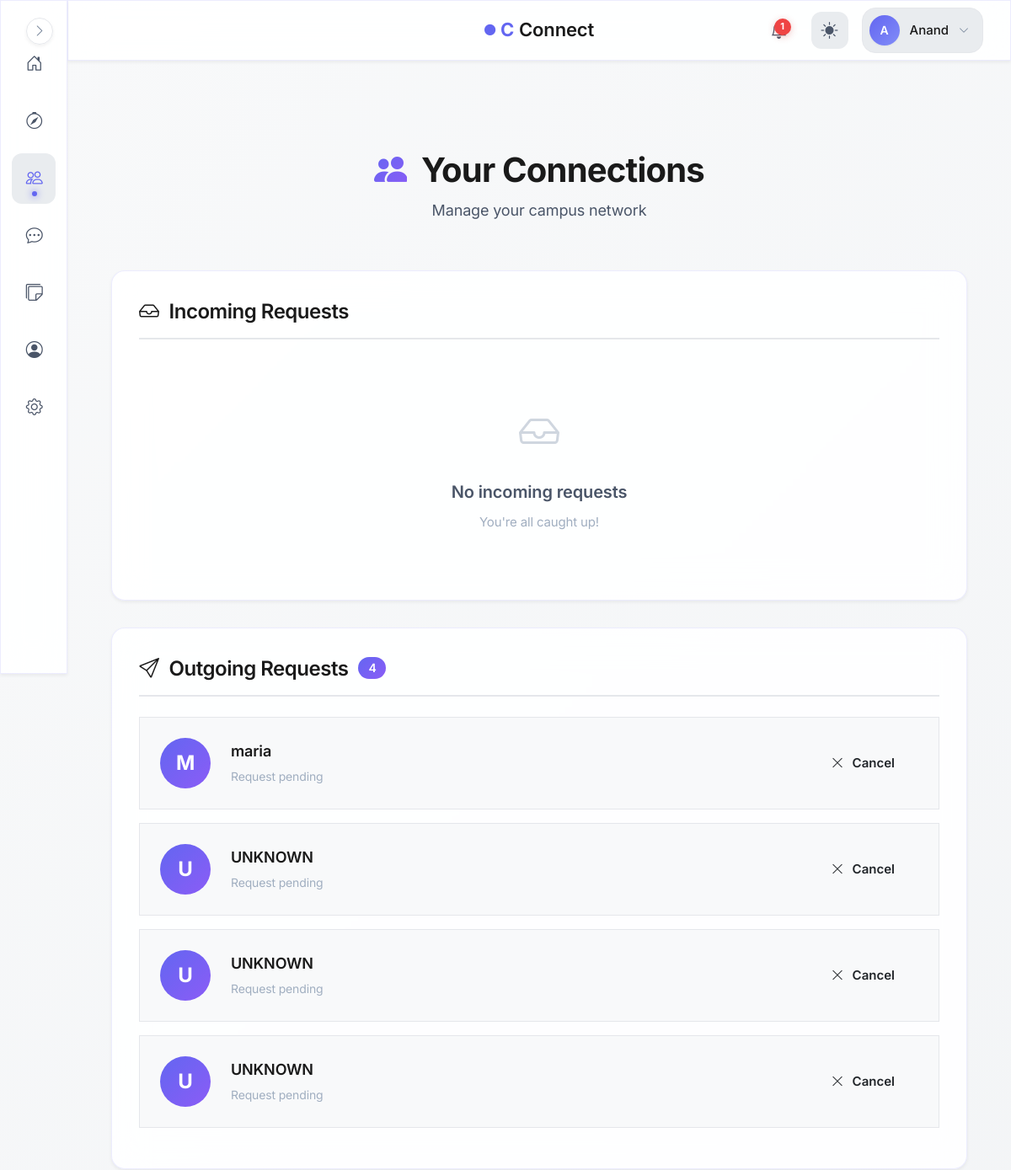
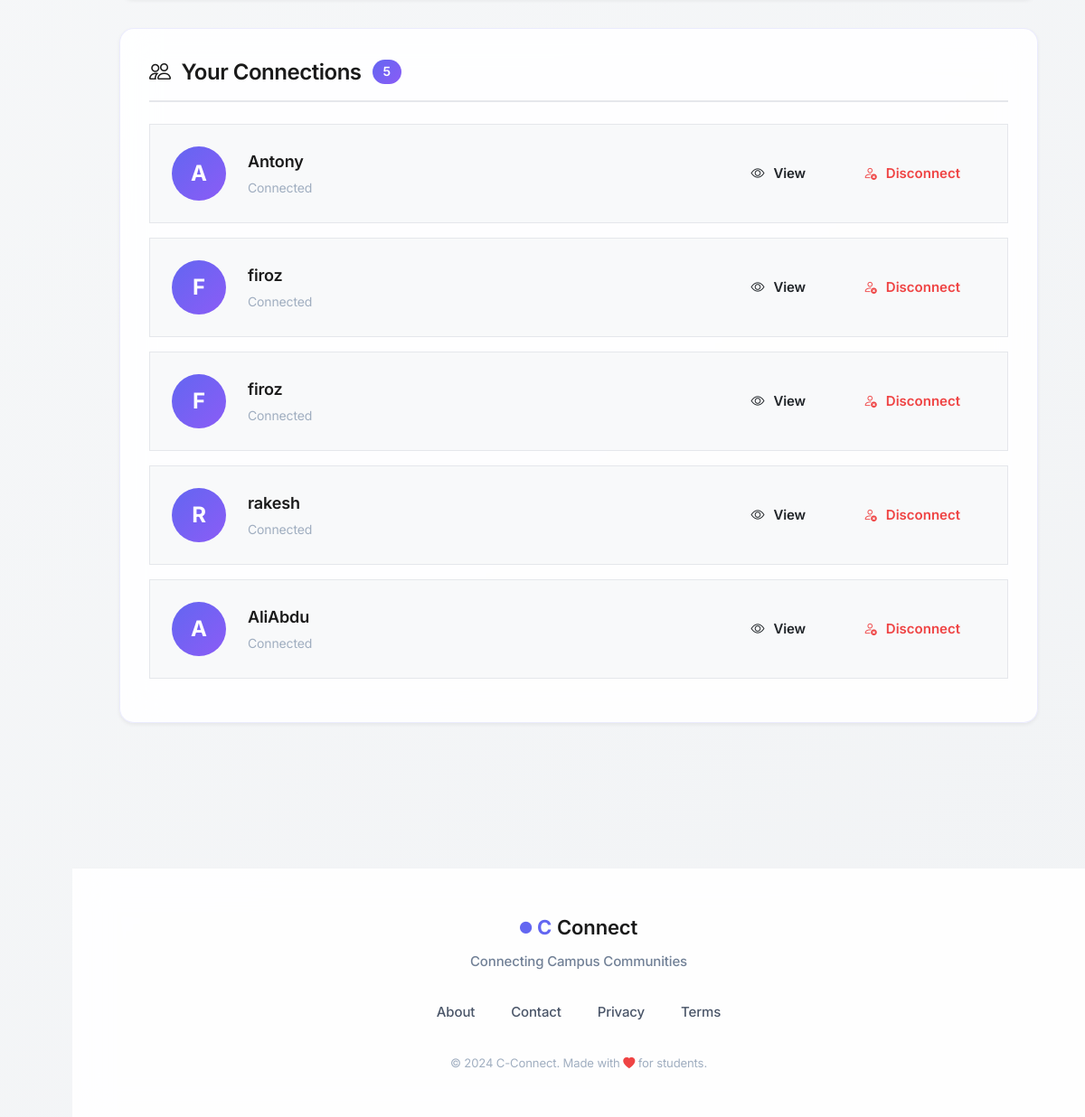
Screenshot of /connections (signed in) with the database file from the repository (2 pictures, top to bottom).
### models.py (models this page shows, shortened)
class User(UserMixin, db.Model):
    id = db.Column(db.Integer, primary_key=True, autoincrement=True)  # Unique identifier
    username = db.Column(db.String(100), nullable=False)  # Name of the user (later can add this unique if needed)
    email = db.Column(db.String(120), nullable=False, unique=True)  # Email of the user
    password = db.Column(db.String(200), nullable=False)  # Passwords not hashed yet (done in setup_db.py)
    created_at = db.Column(db.DateTime, default=db.func.now())  # Timestamp of account creation
    last_login = db.Column(db.DateTime, nullable=True)  # Timestamp of last login
    pass

class Connection(db.Model):
    id = db.Column(db.Integer, primary_key=True, autoincrement=True)
    user_id = db.Column(db.Integer, db.ForeignKey('user.id'), nullable=False)  # User who initiated the connection
    target_user_id = db.Column(db.Integer, db.ForeignKey('user.id'), nullable=False)  # User who is targetted to connect
    status = db.Column(db.String(20), nullable=False, default='pending')
    created_at = db.Column(db.DateTime, default=db.func.now()) #current_timestamp())
    __table_args__ = (
        db.UniqueConstraint('user_id', 'target_user_id', name='_user_target_uc'),
        db.Index('idx_target_user', 'target_user_id'),
    )
    user = db.relationship('User', foreign_keys=[user_id], backref='sent_requests')
    connected_user = db.relationship('User', foreign_keys=[target_user_id], backref='received_requests')

### blueprints/connections/routes.py (the view)
@connections.route('/connections')
@login_required
def connections_home():
    incoming = list_requests(current_user.id, 'incoming', 'pending', limit=50)
    outgoing = list_requests(current_user.id, 'outgoing', 'pending', limit=50)
    accepted = list_connections(current_user.id, limit=100)
    return render_template(
        'connections/list.html',
        incoming=incoming,
        outgoing=outgoing,
        accepted=accepted
    )

### blueprints/connections/templates/connections/list.html (shortened to what this page needs)
{% extends "base.html" %}
{% block body %}
<div class="container py-4">
    <div class="connections-header animate-on-scroll">
        <h1 class="connections-title">
            <i class="bi bi-people-fill me-2" style="background: linear-gradient(135deg, var(--primary-color), var(--accent-color)); -webkit-background-clip: text; -webkit-text-fill-color: transparent;"></i>
            Your Connections
        </h1>
        <p class="connections-subtitle">Manage your campus network</p>
    </div>
    <div class="section-card glass-card animate-on-scroll">
        <div class="section-header">
            <h2 class="section-title">
                <i class="bi bi-inbox"></i>
                Incoming Requests
            </h2>
        </div>
        {% if incoming %}
            {% for c in incoming %}
            <div class="connection-item">
                <div class="connection-avatar">
                    {{ c.user.username[0].upper() if c.connected_user else 'U' }}
                </div>
                <div class="connection-info">
                    <div class="connection-name">{{ c.user.username if c.connected_user else 'UNKNOWN'}}</div>
                    <div class="connection-meta">wants to connect with you</div>
                </div>
                <div class="connection-actions">
                    <form method="POST" action="{{ url_for('connections.connections_accept', conn_id=c.id) }}">
                        <input type="hidden" name="csrf_token" value="{{ csrf_token() }}">
                        <button class="btn btn-primary-custom btn-sm">
                            <i class="bi bi-check-lg"></i> Accept
                        </button>
                    </form>
                    <form method="POST" action="{{ url_for('connections.connections_reject', conn_id=c.id) }}">
                        <input type="hidden" name="csrf_token" value="{{ csrf_token() }}">
                        <button class="btn btn-outline-custom btn-sm">
                            <i class="bi bi-x-lg"></i> Reject
                        </button>
                    </form>
                </div>
            </div>
            {% endfor %}
        {% else %}
            <div class="empty-state">
                <div class="empty-icon"><i class="bi bi-inbox"></i></div>
                <div class="empty-title">No incoming requests</div>
                <div class="empty-text">You're all caught up!</div>
            </div>
        {% endif %}
    </div>
    <div class="section-card glass-card animate-on-scroll">
        <div class="section-header">
            <h2 class="section-title">
                <i class="bi bi-send"></i>
                Outgoing Requests
                {% if outgoing %}
                <span class="badge-count">{{ outgoing|length }}</span>
                {% endif %}
            </h2>
        </div>
        {% if outgoing %}
            {% for c in outgoing %}
            <div class="connection-item">
                <div class="connection-avatar">{{ c.connected_user.username[0].upper() if c.connected_user else 'U'}}</div>
                <div class="connection-info">
                    <div class="connection-name">{{ c.connected_user.username if c.connected_user else 'UNKNOWN'}}</div>
                    <div class="connection-meta">Request pending</div>
                </div>
                <div class="connection-actions">
                    <form method="POST" action="{{ url_for('connections.connections_cancel', conn_id=c.id) }}">
                        <button class="btn btn-outline-custom btn-sm cancel-btn" data-conn-id="{{ c.id }}">
                            <i class="bi bi-x-lg"></i> Cancel
                        </button>
                    </form>
                </div>
            </div>
            {% endfor %}
        {% endif %}
    </div>
    <div class="section-card glass-card animate-on-scroll">
        <div class="section-header">
            <h2 class="section-title">
                <i class="bi bi-people"></i>
                Your Connections
                {% if accepted %}
                <span class="badge-count">{{ accepted|length }}</span>
                {% endif %}
            </h2>
        </div>
        {% if accepted %}
            {% for c in accepted %}
            {% set other = c.user if c.user_id != current_user.id else c.connected_user %}
            <div class="connection-item">
                <div class="connection-avatar">{{ other.username[0].upper() }}</div>
                <div class="connection-info">
                    <div class="connection-name">{{ other.username }}</div>
                    <div class="connection-meta">Connected</div>
                </div>
                <div class="connection-actions">
                    <a href="{{ url_for('main.view_user_profile', user_id=other.id) }}" class="btn btn-outline-custom btn-sm">
                        <i class="bi bi-eye"></i> View
                    </a>
                    <form method="POST"
                          action="{{ url_for('connections.connections_disconnect', conn_id=c.id) }}"
                          onsubmit="return confirm('Are you sure you want to disconnect? This will remove the connection.');">
                        <button class="btn btn-outline-custom btn-sm" style="color: var(--danger-color); border-color: var(--danger-color);">
                            <i class="bi bi-person-x"></i> Disconnect
                        </button>
                    </form>
                </div>
            </div>
            {% endfor %}
        {% endif %}
    </div>
</div>
{% endblock %}

### templates/base.html (shortened to what this page needs)
<!DOCTYPE html>
<html lang="en">
<head>
    <link rel="stylesheet" href="https://cdn.jsdelivr.net/npm/bootstrap-icons@1.11.1/font/bootstrap-icons.css">
    <link href="https://cdn.jsdelivr.net/npm/bootstrap@5.3.2/dist/css/bootstrap.min.css" rel="stylesheet">
    <link rel="stylesheet" href="{{ url_for('static', filename='css/global.css') }}">
</head>
<body>
    {% if current_user.is_authenticated %}
        <aside class="sidebar glass-effect" id="sidebar">
            <nav class="sidebar__nav">
                <a href="{{ url_for('main.dashboard') }}" class="sidebar__link" data-tooltip="Dashboard">
                    <div class="sidebar__link-icon">
                        <i class="bi bi-house-door"></i>
                    </div>
                </a>
                <a href="{{ url_for('main.search_page') }}" class="sidebar__link" data-tooltip="Discover">
                    <div class="sidebar__link-icon">
                        <i class="bi bi-compass"></i>
                    </div>
                </a>
                <a href="{{ url_for('connections.connections_home') }}" class="sidebar__link" data-tooltip="Connections">
                    <div class="sidebar__link-icon">
                        <i class="bi bi-people"></i>
                    </div>
                </a>
                <a href="{{ url_for('messages.inbox') }}" class="sidebar__link" data-tooltip="Messages">
                    <div class="sidebar__link-icon">
                        <i class="bi bi-chat-dots"></i>
                    </div>
                </a>
                <a href="/campus-board" class="sidebar__link" data-tooltip="Messages">
                    <div class="sidebar__link-icon">
                        <i class="bi bi-stickies"></i>
                    </div>
                </a>
                <a href="{{ url_for('auth.profile') }}" class="sidebar__link" data-tooltip="Profile">
                    <div class="sidebar__link-icon">
                        <i class="bi bi-person-circle"></i>
                    </div>
                </a>
                <a href="{{ url_for('main.settings') }}" class="sidebar__link" data-tooltip="Settings">
                    <div class="sidebar__link-icon">
                        <i class="bi bi-gear"></i>
                    </div>
                </a>
            </nav>
            <button class="sidebar__toggle" id="sidebarToggle" aria-label="Toggle sidebar">
                <i class="bi bi-chevron-right"></i>
            </button>
        </aside>
        <header class="topbar glass-effect">
            <div class="topbar__container">
                <div class="topbar__center">
                    <a href="{{ url_for('main.home') }}" class="topbar__brand">
                        <span class="brand-icon-small">
                            <i class="bi bi-circle-fill"></i>
                        </span>
                        <span class="brand-c">C</span>
                        <span class="brand-text">Connect</span>
                    </a>
                </div>
                <div class="topbar__actions">
                    <a href="{{ url_for('notifications.notifications_list') }}" class="topbar__icon-btn" aria-label="Notifications">
                        {% set unread = current_user.notifications | selectattr("is_read", "equalto", False) | list %}
                        {% if unread|length > 0 %}
                        <span class="topbar__badge">{{ unread|length }}</span>
                        {% endif %}
                    </a>
                    <button class="topbar__icon-btn topbar__theme-toggle" id="themeToggle" aria-label="Toggle theme">
                        <i class="bi bi-sun-fill" id="themeIcon"></i>
                    </button>
                    <div class="topbar__profile" id="profileDropdown">
                        <button class="topbar__profile-btn" aria-label="Profile menu">
                            <div class="topbar__avatar">
                                {{ current_user.username[0].upper() }}
                            </div>
                            <span class="topbar__username">{{ current_user.username }}</span>
                            <i class="bi bi-chevron-down topbar__profile-arrow"></i>
                        </button>
                    </div>
                </div>
            </div>
        </header>
    {% endif %}
    <main class="main-content">
        {% block body %}{% endblock %}
    </main>
    <footer class="footer">
        <div class="footer__container">
            <div class="footer__brand">
                <div class="footer__logo">
                    <span class="brand-icon-small">
                        <i class="bi bi-circle-fill"></i>
                    </span>
                    <span class="brand-c">C</span>
                    <span class="brand-text">Connect</span>
                </div>
                <p class="footer__tagline">Connecting Campus Communities</p>
            </div>
            <div class="footer__links">
                <a href="{{ url_for('main.about') }}" class="footer__link">About</a>
                <a href="{{ url_for('main.contact') }}" class="footer__link">Contact</a>
                <a href="#" class="footer__link">Privacy</a>
                <a href="#" class="footer__link">Terms</a>
            </div>
            <div class="footer__credits">
                <small>&copy; 2024 C-Connect. Made with <i class="bi bi-heart-fill"></i> for students.</small>
            </div>
        </div>
    </footer>
</body>
</html>

### rows the page displays
User: username "A", username "Anand"
Connection: connected_user "M", connected_user "maria"
Connection: connected_user "U", connected_user "UNKNOWN"
Connection: connected_user "U", connected_user "UNKNOWN"
Connection: connected_user "U", connected_user "UNKNOWN"
User: username "A", username "Antony"
User: username "F", username "firoz"
User: username "R", username "rakesh"
User: username "A", username "AliAbdu"

### other values shown
{{ unread|length }} "1"
{{ outgoing|length }} "4"
{{ accepted|length }} "5"
